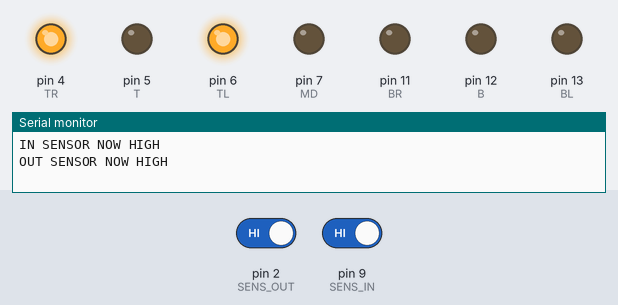
This sketch was run on a simulated Arduino Uno, built with avr-gcc and run on an emulated ATmega328P. Parts: output pins drawn as LEDs (lit = HIGH), the last lines printed to the serial monitor. The inputs (shaded band) are chosen by the test bench; at power-on: pin 2 (SENS_OUT) HIGH, pin 9 (SENS_IN) HIGH.

Above: at 0.8 s.
0.9 s: pin 2 (SENS_OUT) driven LOW
At 1.5 s:
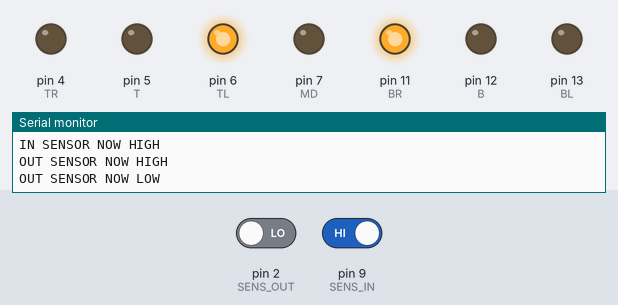
2.4 s: pin 9 (SENS_IN) driven LOW
At 2.8 s:
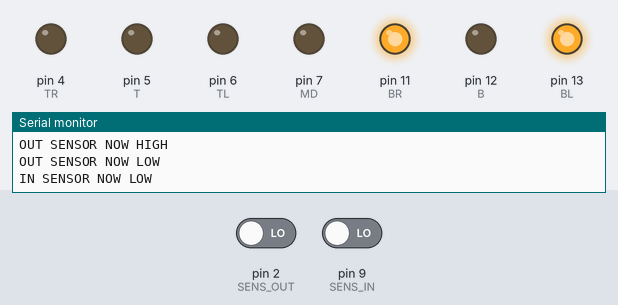
3.9 s: pin 2 (SENS_OUT) driven HIGH
At 5.1 s:
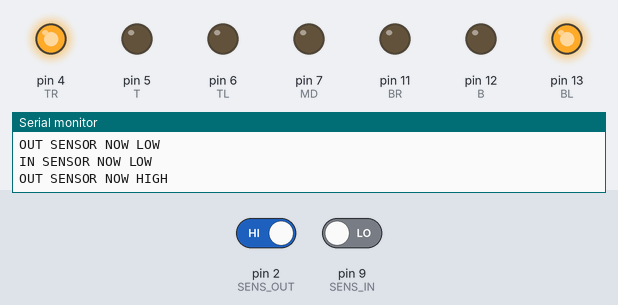
5.4 s: pin 9 (SENS_IN) driven HIGH
At 6.5 s:
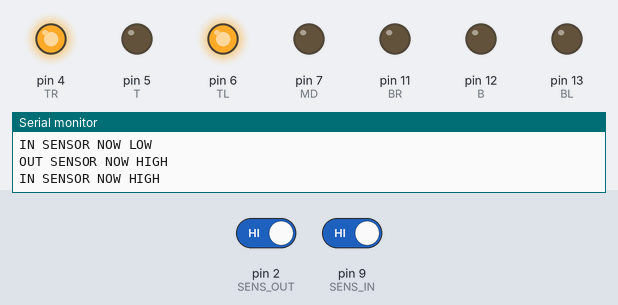
Timing chart, 0 to 7.9 s (numbered marks = the images above; inputs shaded):
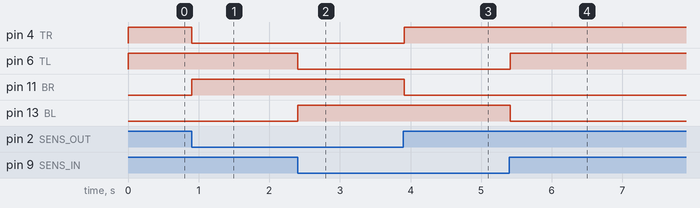

Measured:
- after the input at 0.9 s, pin 4 (TR): HIGH → LOW at once; pin 11 (BR): LOW → HIGH at once
- after the input at 2.4 s, pin 6 (TL): HIGH → LOW at once; pin 13 (BL): LOW → HIGH at once
- after the input at 3.9 s, pin 4 (TR): LOW → HIGH at once; pin 11 (BR): HIGH → LOW at once
- after the input at 5.4 s, pin 6 (TL): LOW → HIGH at once; pin 13 (BL): HIGH → LOW at once

The sketch:

test.ino
```cpp
#include <Arduino_FreeRTOS.h>

#define SENS_IN 9
#define IN_LED 10

#define SENS_OUT 2
#define OUT_LED 3

#define BL 13
#define B 12
#define BR 11
#define MD 7
#define TL 6
#define T 5
#define TR 4


uint8_t inStatus = 0;
uint8_t outStatus = 0;

void inSensorTask(void *pvParameters) {
  for (;;) {
    uint8_t st = digitalRead(SENS_IN);
    if (st != inStatus) {
      Serial.print("IN SENSOR NOW ");
      Serial.println(st == 0 ? "LOW" : "HIGH");
      digitalWrite(BL, 1 - st);
      digitalWrite(TL, st);
      inStatus = st;
    }
    vTaskDelay(1);
  }
}

void outSensorTask(void *pvParameters) {
  for (;;) {
    uint8_t st = digitalRead(SENS_OUT);
    if (st != outStatus) {
      Serial.print("OUT SENSOR NOW ");
      Serial.println(st == 0 ? "LOW" : "HIGH");
      digitalWrite(BR, 1 - st);
      digitalWrite(TR, st);
      outStatus = st;
    }
    vTaskDelay(1);
  }
}

void setup() {
  Serial.begin(9600);
  pinMode(SENS_IN, INPUT_PULLUP);
  pinMode(SENS_OUT, INPUT_PULLUP);

  pinMode(BL, OUTPUT);
  pinMode(B, OUTPUT);
  pinMode(BR, OUTPUT);
  pinMode(MD, OUTPUT);
  pinMode(TL, OUTPUT);
  pinMode(T, OUTPUT);
  pinMode(TR, OUTPUT);

  digitalWrite(BL, 0);
  digitalWrite(B, 0);
  digitalWrite(BR, 0);
  digitalWrite(MD, 0);
  digitalWrite(TL, 0);
  digitalWrite(T, 0);
  digitalWrite(TR, 0);

  xTaskCreate(inSensorTask, "Indoor Sensor", 64, NULL, 1, NULL);
  xTaskCreate(outSensorTask, "Outdoor Sensor", 64, NULL, 1, NULL);
  vTaskStartScheduler();

  Serial.println("Failed to start scheduler");
}

void loop() {

}
```
